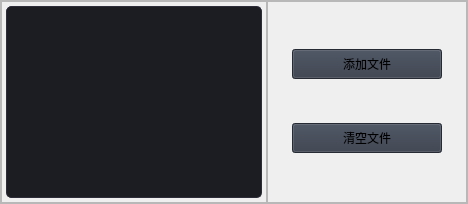
                        <widget class="QFrame" name="frame_sub_2">
                         <property name="frameShape">
                          <enum>QFrame::StyledPanel</enum>
                         </property>
                         <property name="frameShadow">
                          <enum>QFrame::Raised</enum>
                         </property>
                         <layout class="QHBoxLayout" name="horizontalLayout_8">
                          <property name="spacing">
                           <number>0</number>
                          </property>
                          <property name="leftMargin">
                           <number>0</number>
                          </property>
                          <property name="topMargin">
                           <number>0</number>
                          </property>
                          <property name="rightMargin">
                           <number>0</number>
                          </property>
                          <property name="bottomMargin">
                           <number>0</number>
                          </property>
                          <item>
                           <widget class="QFrame" name="frame_10">
                            <property name="styleSheet">
                             <string notr="true">QListWidget {
    background-color: rgb(27, 29, 35);
    border-radius: 5px;
    padding: 3px;
    border: 1px solid rgb(45, 45, 58);
	font: 12pt &quot;Microsoft YaHei UI&quot;;
}

QListWidget::item {padding: 3px;}

QListWidget QScrollBar:vertical {
    border: none;
    background: rgb(52, 59, 72);
    width: 8px;
    margin: 21px 0 21px 0;
    border-radius: 0px;
}

QListWidget QScrollBar::handle:vertical {background: rgb(189, 147, 249);min-height: 25px;border-radius: 4px;}

QListWidget QScrollBar::add-line:vertical {
    border: none;
    background: rgb(55, 63, 77);
    height: 20px;
	border-bottom-left-radius: 4px;
    border-bottom-right-radius: 4px;
    subcontrol-position: bottom;
    subcontrol-origin: margin;
}

QListWidget QScrollBar::sub-line:vertical {
	border: none;
    background: rgb(55, 63, 77);
    height: 20px;
	border-top-left-radius: 4px;
    border-top-right-radius: 4px;
    subcontrol-position: top;
    subcontrol-origin: margin;

}

QListWidget QScrollBar::up-arrow:vertical, QListWidget QScrollBar::down-arrow:vertical {background: none;}

QListWidget QScrollBar::add-page:vertical, QListWidget QScrollBar::sub-page:vertical {background: none;}

QMenu {
    background-color: rgb(37, 39, 48); /* 菜单背景色 */
    color: rgb(220, 220, 220); /* 菜单文字颜色 */
    border: 1px solid rgb(45, 45, 58); /* 菜单边框 */
    font: 12pt &quot;Segoe UI&quot;; /* 字体大小和类型 */
}

QMenu::item {background-color: transparent; padding: 5px 10px; margin: 1px 1px;}

QMenu::item:selected {background-color: rgb(40, 44, 52);border-left: 2px solid rgb(255, 121, 198);}</string>
                            </property>
                            <property name="frameShape">
                             <enum>QFrame::StyledPanel</enum>
                            </property>
                            <property name="frameShadow">
                             <enum>QFrame::Raised</enum>
                            </property>
                            <layout class="QGridLayout" name="gridLayout_5">
                             <property name="leftMargin">
                              <number>4</number>
                             </property>
                             <property name="topMargin">
                              <number>4</number>
                             </property>
                             <property name="rightMargin">
                              <number>4</number>
                             </property>
                             <property name="bottomMargin">
                              <number>4</number>
                             </property>
                             <property name="spacing">
                              <number>6</number>
                             </property>
                             <item row="0" column="0">
                              <widget class="QListWidget" name="file_list_widget">
                               <property name="cursor" stdset="0">
                                <cursorShape>ArrowCursor</cursorShape>
                               </property>
                               <property name="styleSheet">
                                <string notr="true"/>
                               </property>
                               <property name="dragEnabled">
                                <bool>false</bool>
                               </property>
                              </widget>
                             </item>
                            </layout>
                           </widget>
                          </item>
                          <item>
                           <widget class="QFrame" name="frame_11">
                            <property name="minimumSize">
                             <size>
                              <width>200</width>
                              <height>0</height>
                             </size>
                            </property>
                            <property name="maximumSize">
                             <size>
                              <width>16777215</width>
                              <height>16777215</height>
                             </size>
                            </property>
                            <property name="styleSheet">
                             <string notr="true">font: 500 12pt &quot;Segoe UI&quot;</string>
                            </property>
                            <property name="frameShape">
                             <enum>QFrame::StyledPanel</enum>
                            </property>
                            <property name="frameShadow">
                             <enum>QFrame::Raised</enum>
                            </property>
                            <layout class="QVBoxLayout" name="verticalLayout_22">
                             <item alignment="Qt::AlignHCenter">
                              <widget class="QPushButton" name="btn_add_file">
                               <property name="minimumSize">
                                <size>
                                 <width>150</width>
                                 <height>30</height>
                                </size>
                               </property>
                               <property name="cursor">
                                <cursorShape>PointingHandCursor</cursorShape>
                               </property>
                               <property name="styleSheet">
                                <string notr="true">background-color: rgb(52, 59, 72);</string>
                               </property>
                               <property name="text">
                                <string>添加文件</string>
                               </property>
                               <property name="icon">
                                <iconset resource="../resources.qrc">
                                 <normaloff>:/icons/icons/cil-folder-open.png</normaloff>:/icons/icons/cil-folder-open.png</iconset>
                               </property>
                              </widget>
                             </item>
                             <item alignment="Qt::AlignHCenter">
                              <widget class="QPushButton" name="btn_clear_file">
                               <property name="minimumSize">
                                <size>
                                 <width>150</width>
                                 <height>30</height>
                                </size>
                               </property>
                               <property name="cursor">
                                <cursorShape>PointingHandCursor</cursorShape>
                               </property>
                               <property name="styleSheet">
                                <string notr="true">background-color: rgb(52, 59, 72);</string>
                               </property>
                               <property name="text">
                                <string>清空文件</string>
                               </property>
                               <property name="icon">
                                <iconset resource="../resources.qrc">
                                 <normaloff>:/icons/icons/cil-x-circle.png</normaloff>:/icons/icons/cil-x-circle.png</iconset>
                               </property>
                              </widget>
                             </item>
                            </layout>
                           </widget>
                          </item>
                         </layout>
                        </widget>
